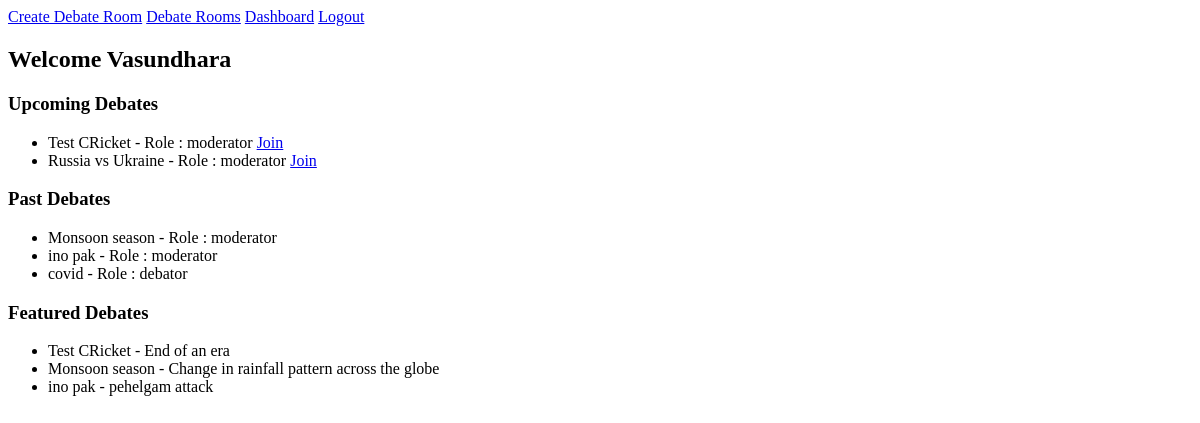
/debates/dashboard/ (signed in), run on an earlier commit of the app's database.
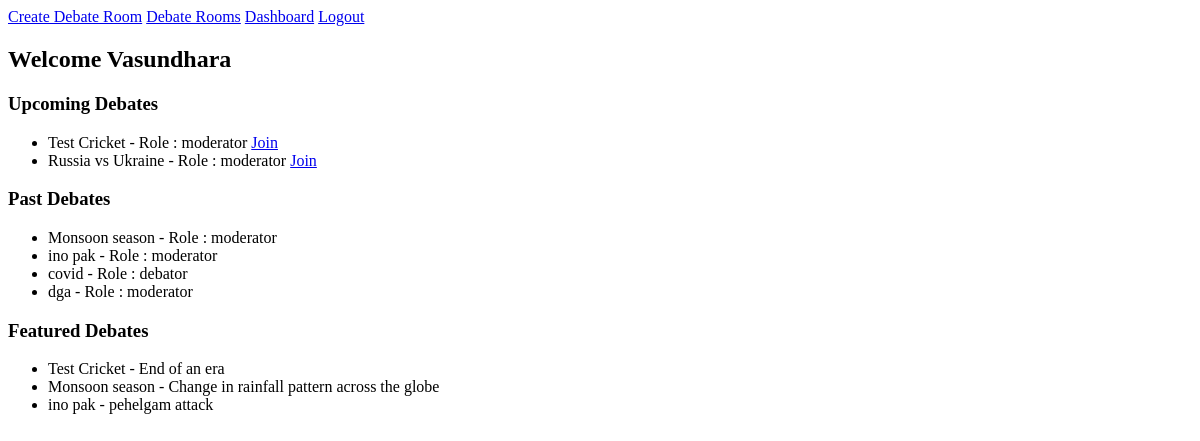
And on a later commit of the database.
### debates/models.py (models this page shows, shortened)
class RoomParticipant(models.Model):
    ROLE_CHOICES = [
        ("moderator","Moderator"),
        ("debator","Debator"),
        ("audience","Audience")
    ]
    user = models.ForeignKey(User, on_delete= models.CASCADE)
    room = models.ForeignKey(DebateRoom, on_delete=models.CASCADE, related_name="participants")
    role = models.CharField(max_length=10,choices = ROLE_CHOICES)
    joined_at = models.DateTimeField(auto_now_add=True)
    is_muted = models.BooleanField(default=False)
    is_kicked = models.BooleanField(default = False)
    class Meta:
        unique_together = ('user', 'room')

class DebateRoom(models.Model):
    Format_Choice = [
        ('1v1', '1v1'),
        ('panel','panel'),
    ]
    title = models.CharField(max_length = 255)
    description = models.TextField(blank = True)
    topic = models.CharField(max_length=255)
    created_by = models.ForeignKey(User,on_delete = models.CASCADE, related_name = "participants")
    is_private = models.BooleanField(default = True)
    format = models.CharField(max_length=10, choices = Format_Choice,default = "1v1")
    timer_per_round = models.IntegerField(default = 120)
    allow_entry = models.BooleanField(default=True)
    is_live = models.BooleanField(default = False)
    created_at = models.DateTimeField(auto_now_add=True)
    is_featured = models.BooleanField(default = False)

### debates/views.py (the view)
# urls.py: path('dashboard/',views.dashboard, name="dashboard"),
@login_required
def dashboard(request):
    my_participations = RoomParticipant.objects.select_related('room').filter(user=request.user)
    upcoming_rooms = my_participations.filter(room__is_live = True)
    past_rooms = my_participations.filter(room__is_live = False)
    featured_rooms = DebateRoom.objects.filter(is_featured = True)
    return render(request, 'debates/dashboard.html',{
        'upcoming_rooms': upcoming_rooms,
        'past_rooms' : past_rooms,
        'featured_rooms' : featured_rooms,
    })

### debates/templates/debates/dashboard.html
{% extends "debates/layout.html" %}
{% block body %}
    <div class="container">
        <h2>Welcome {{user.username}}</h2>
        <div class="section">
            <h3>Upcoming Debates</h3>
            <ul>
                {% for participant in upcoming_rooms %}
                <li>{{ participant.room.title}} - Role : {{participant.role}}
                    <a href="{% url 'debate_room_detail' participant.room.id %}">Join</a>
                </li>
                {% empty %}
                <li>No Upcoming debates</li>
                {% endfor %}
            </ul>
        </div>
        <div class="section">
            <h3>Past Debates</h3>
            <ul>
                {% for participant in past_rooms %}
                <li>{{participant.room.title}} - Role : {{participant.role}}</li>
                {% empty %}
                <li>No Past debates</li>
                {% endfor %}
            </ul>
        </div>
        <div class="section">
            <h3>Featured Debates</h3>
            <ul>
                {% for room in featured_rooms %}
                <li>{{ room.title }} - {{ room.description }}</li>
                {% empty %}
                <li>No featured debates currently.</li>
                {% endfor %}
            </ul>
        </div>
    </div>
{% endblock %}

What changed in the data, as far as the page shows it:
changed through a linked row, RoomParticipant: room "Test CRicket" → "Test Cricket"
added RoomParticipant: room "dga", role "moderator", shown under "Past Debates"
changed DebateRoom "End of an era": title "Test CRicket" → "Test Cricket"
